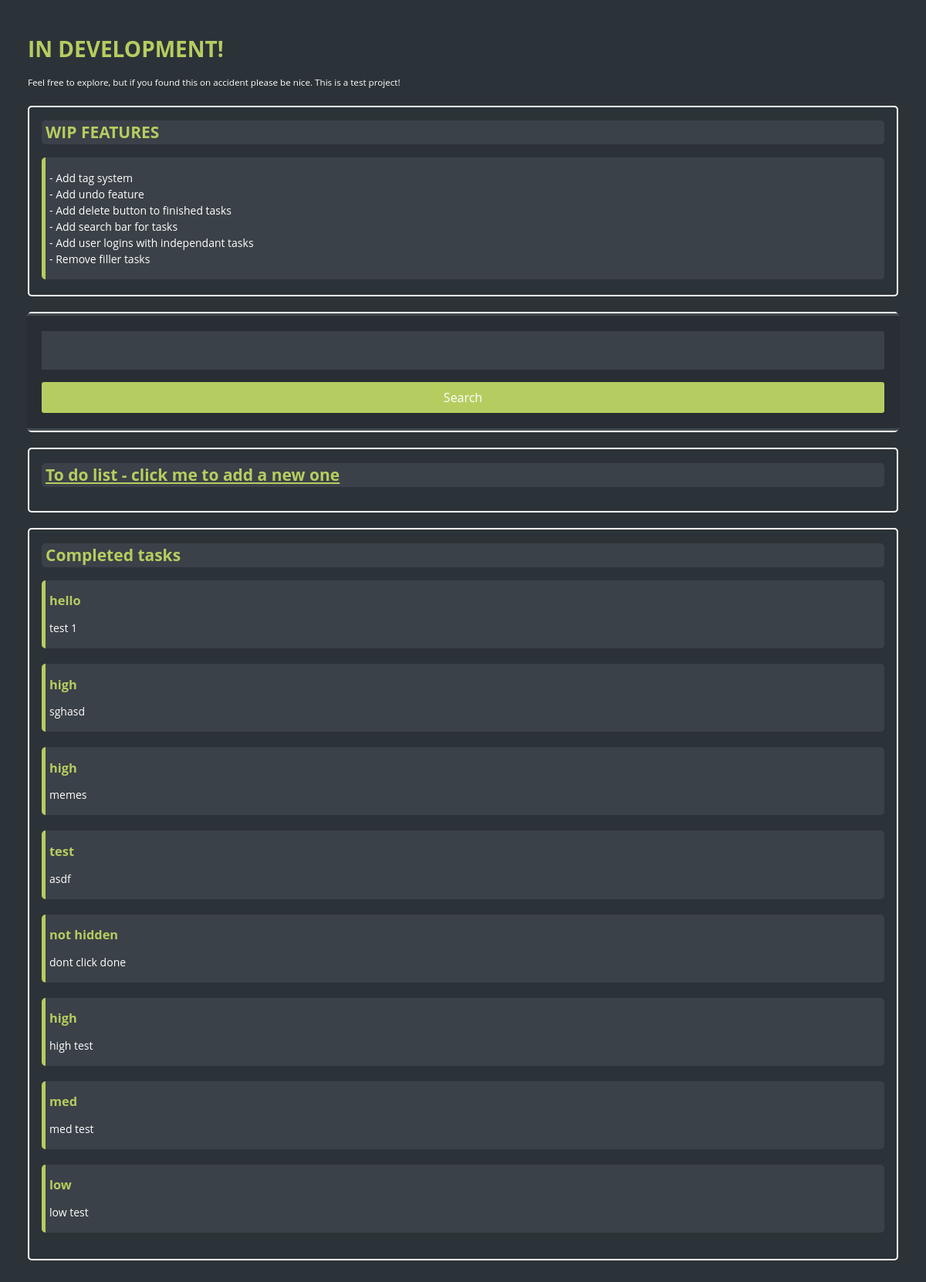
Before: / with the older database file.
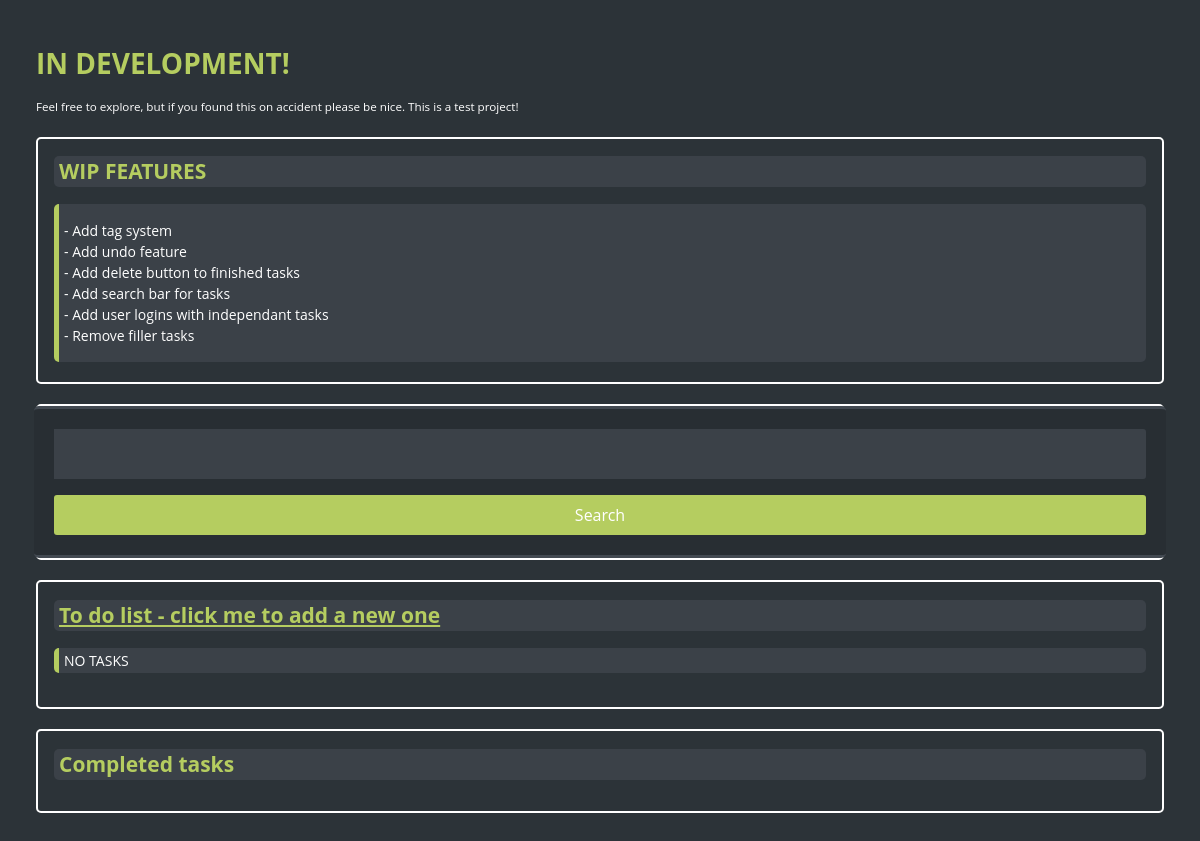
After: the same page with the newer database file.
### tables this page shows
CREATE TABLE IF NOT EXISTS `tasks` (
  `uid` int(11) NOT NULL,
  `title` varchar(64) NOT NULL,
  `description` varchar(1000) NOT NULL,
  `date` datetime NOT NULL,
  `hide` tinyint(1) NOT NULL,
  `tag` varchar(64) NOT NULL,
  `priority` tinyint(1) NOT NULL
);

### index.php (the view, shortened to what this page needs)
<?php
switch($_REQUEST['i'])
{
  case '1':
  index();
  break;
}
function index(){
  $query = "SELECT * FROM tasks order by priority DESC, date DESC;";
  $results = mysqli_query($GLOBALS['conn'], $query) or die(mysqli_error($GLOBALS['conn']));
  ?>
  <html lang="en" dir="ltr">
  <head>
    <link rel="stylesheet" href="./help.css">
  </head>
  <body>
    <div id="main">
      <h1>IN DEVELOPMENT!</h1>
      <small>Feel free to explore, but if you found this on accident please be nice. This is a test project!</small>
      <br>
      <div id="quote">
        <h2>WIP FEATURES</h2>
        <div id="task">
          <ul>
            <li>- Add tag system</li>
            <li>- Add undo feature</li>
            <li>- Add delete button to finished tasks</li>
            <li>- Add search bar for tasks</li>
            <li>- Add user logins with independant tasks</li>
            <li>- Remove filler tasks</li>
          </ul>
        </div>
      </div>
      <div id="quote">
        <form method="post" action="index.php?go">
	      <input type="text" name="name">
        <input type="submit" name="submit" value="Search">
        </form>
      </div>
      <div id="quote">
        <a href="./todo.php"><h2>To do list - click me to add a new one</h2></a>
        <ul>
                  <?php
            if (mysqli_num_rows($results) == 0) {
              ?>
              <div id="task">
                <ul>
                  <li>NO TASKS</li>
                </ul>
              </div>
              <?php
            }
            ?>
          </ul>
        </div>
        <div id="quote">
          <h2>Completed tasks</h2>
          <ul>
            <?php
            $query2 = "SELECT * FROM tasks where hide=1 order by priority DESC, date DESC;";
            $resultshide = mysqli_query($GLOBALS['conn'], $query2) or die(mysqli_error($GLOBALS['conn']));
            while ($row_users = mysqli_fetch_array($resultshide))
            {
              $title = $row_users['title'];
              $text = $row_users['description'];
              $hide = $row_users['hide'];
              if ($hide != 0) {
                ?>
                <div id="task">
                  <h3><?php echo $title ?></h3>
                  <li><p><?php echo $text; ?></p></li>
                </div>
                <?php
              }
                ?>
                <?php
            }
            ?>
          </ul>
        </div>
      </div>
    </body>
    </html>
    <?php
  }

### help.css (style rules this page uses)
body { background: #2c3338; color: #606468; font: 87.5%/1.5em 'Open Sans', sans-serif; margin: 20px; }
input { border: none; font-family: 'Open Sans', Arial, sans-serif; font-size: 16px; line-height: 1.5em; padding: 0px; }
a { color: #b5cd60; }
ul { padding-left: 0px; overflow: auto; list-style-type: none; }
#main li { color: #ffffff; }
#main small { color: #ffffff; }
#main { padding:10px 16px; }
#main h1, h2, h3 { color: #b5cd60; line-height: 1em; }
#main h2 { padding: 5px; background-color: #3b4148; border-radius: 5px; }
#quote { padding-left: 16px; padding-right: 16px; margin-top: 20px; margin-bottom: 20px; border: 2px solid white; border-radius: 5px; }
#task { padding-left: 5px; border-left: 5px solid #b5cd60; border-radius: 5px; padding-top: 2px; padding-bottom: 2px; background-color: #3b4148; margin-bottom: 20px; }
form { border-radius: 5px; background-color: #3b4148; margin: 0 0 0 -20; padding: 20px 20px; width: 100%; border-radius: 5px; background: #282e33; border-top: 3px solid #434a52; border-bottom: 3px solid #434a52; }
input[type="text"] { background-color: #3b4148; border-radius: 0px 3px 3px 0px; color: #a9a9a9; margin-bottom: 1em; padding: 0 16px; width: 100%; height: 50px; }
input[type="submit"] { background: #b5cd60; border: 1 solid white; width: 100%; height: 40px; border-radius: 3px; color: white; cursor: pointer; transition: background 0.3s ease-in-out; }
#main p { line-height: 1.5em; color: #ffffff; }

Changed rows visible on the page:
removed tasks: title "hello", description "test 1"
removed tasks: title "high", description "sghasd"
removed tasks: title "high", description "memes"
removed tasks: title "test", description "asdf"
removed tasks: title "not hidden", description "dont click done"
removed tasks: title "high", description "high test"
removed tasks: title "med", description "med test"
removed tasks: title "low", description "low test"
Other visible differences:
text now shown: "NO TASKS"
